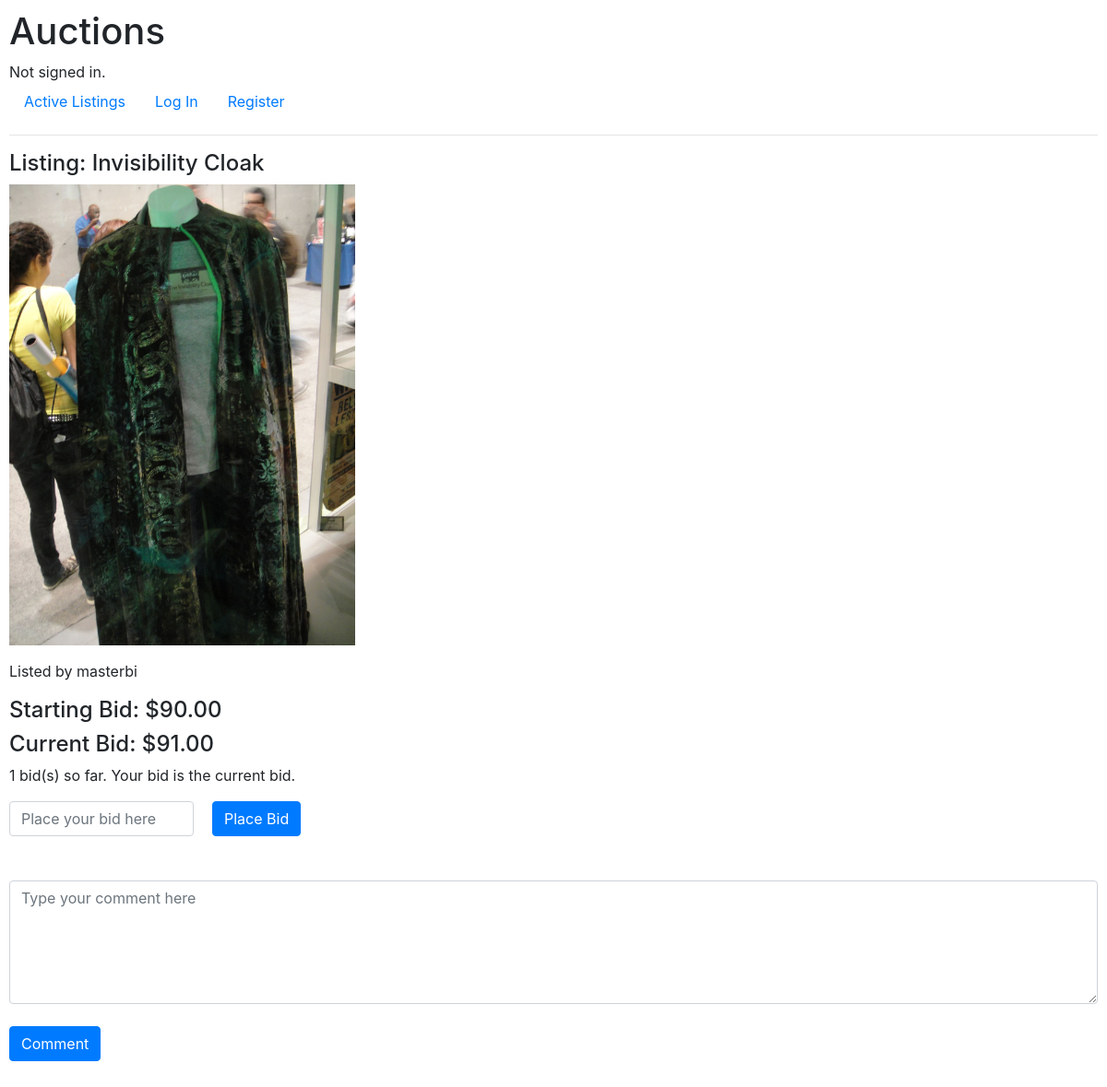
The app's page /listings/2 with its own data.
### auctions/models.py (models this page shows, shortened)
class Product(models.Model):
    name = models.CharField(max_length=256)
    price = models.DecimalField(max_digits=6, decimal_places=2)
    description = models.TextField(default='', blank=True)
    image = models.ImageField(upload_to='auctions/media', null = True)
    created_at = models.DateTimeField(auto_now_add=True)
    updated_at = models.DateTimeField(auto_now=True)
    close = models.BooleanField(default=False)
    created_by = models.ForeignKey(User, on_delete=models.CASCADE, related_name="user_created", default=1)

class User(AbstractUser):
    def __str__(self):
        return f"{self.username}"

### auctions/views.py (the view)
# urls.py: path("listings/<int:product_id>", views.listings, name="listings"),
def listings(request, product_id):
    listings = Product.objects.get(pk=product_id)
    BidList = listings.product_bids.values_list("bid", flat=True)
    BidderList = list(listings.product_bids.values_list("user_id", flat=True))
    CommentList = listings.product_comment.all()
    if not BidderList:
        winner = "No one has bid on this listing"
    else:
        winner = User.objects.get(pk = BidderList[-1])
    if not BidList:
        maxBidPrice = listings.price
    else:
        maxBidPrice = float(max(BidList))
    if listings is not None:
        return render(request,'auctions/listings.html', {
            'listings': listings,
            'bidding_history': listings.product_bids.all(),
            'maxBidPrice': format(maxBidPrice,".2f"),
            'winner': winner,
            'commentList': CommentList
            })
    else:
        raise Http404('Product does not exist')

### auctions/templates/auctions/listings.html (shortened to what this page needs)
{% extends "auctions/layout.html" %}
{% block body %}
    <h4>Listing: {{listings.name}}</h4>
    <img src="{{listings.image.url}}" style="max-width: 1000px; max-height: 500px">
    <p>Listed by {{ listings.created_by }}</p>
    <h4>Starting Bid: ${{listings.price}}</h4>
    <h4>Current Bid: ${{maxBidPrice}}</h4>
    {% if listings.close == False %}
        <p>
            {{ bidding_history.count }} bid(s) so far. Your bid is the current bid.
        </p>
        <form action="{% url 'auctions:bidding' listings.id %}" method="POST" style="display: flex;">
            <input style="width: 200px; margin-right: 20px" type="number" class="form-control" name="bidding" placeholder="Place your bid here">
            <br>
            <input type="submit" value="Place Bid" class="btn btn-primary">
        </form>
    {% else %}
        <p>This listing is closed</p>
        {% if request.user == winner %}
            <p>You've won this listing</p>
        {% endif %}
    {% endif %}
    <br>
    <br>
    <form action="{% url 'auctions:comment' listings.id %}" method="POST">
        <textarea name="comment" class="form-control" cols="200" rows="5" placeholder="Type your comment here"></textarea>
        <br>
        <input type="submit" value="Comment" class="btn btn-primary">
    </form>
    <br>
{% endblock %}

### auctions/static/auctions/styles.css (style rules this page uses)
body { padding: 10px; }

### records on screen
Product: name "Invisibility Cloak", image (picture), created_by "masterbi", price "90.00", count "1"

### other values on screen
{{ maxBidPrice }} "91.00"
